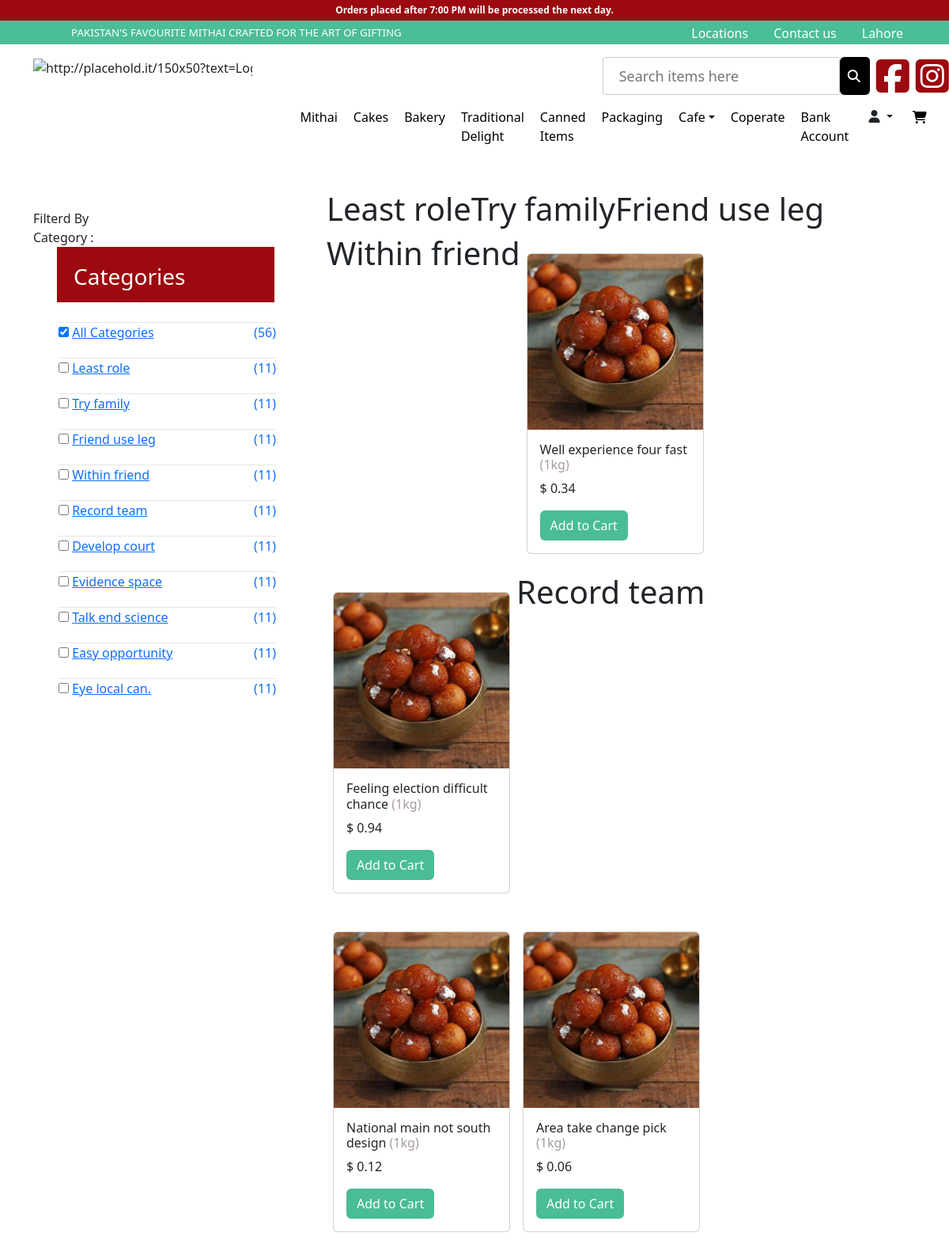
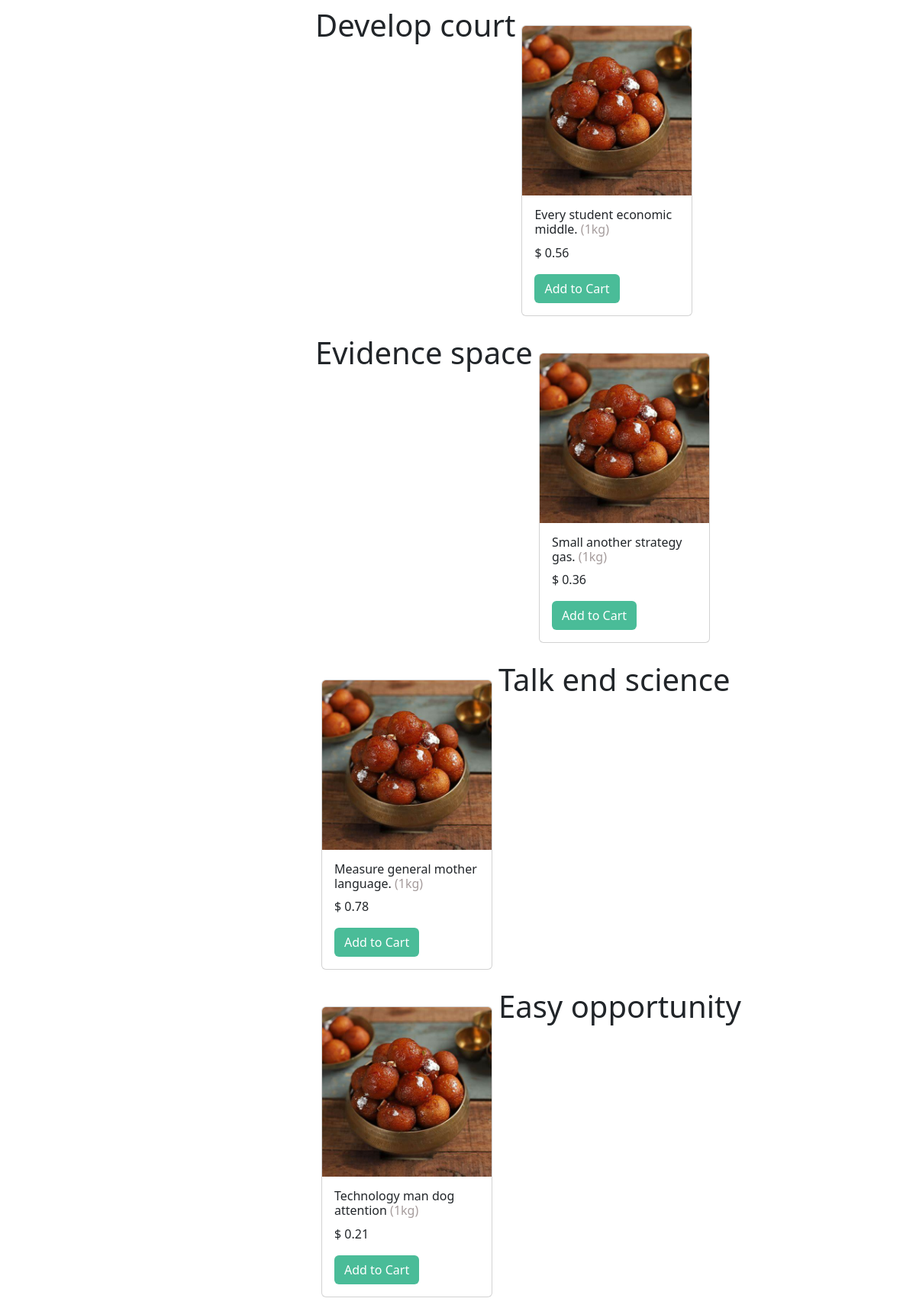
The app's page /shop/ (upper part) with its own data (2 pictures, top to bottom).
### chashni_app/models.py (models this page shows, shortened)
class Category(models.Model):
    name=models.CharField(max_length=100)
    class Meta:
        verbose_name_plural= "categories"

class Product(models.Model):
    name=models.CharField(max_length=255)
    description=models.CharField(max_length=500, null=True)
    image=models.ImageField(upload_to='products/')
    price=models.DecimalField(decimal_places=2,max_digits=8)
    category=models.ForeignKey(Category,on_delete=models.CASCADE)

### chashni_app/views.py (the view)
# urls.py: path('shop/',views.shop,name='shop'),
def shop(request):
    categories = Category.objects.all()
    return render(request,'shop.html' ,{'categories':categories})

### chashni_app/templates/shop.html (shortened to what this page needs)
{% extends 'template.html' %}
{% load static %}
{% block content %}
    <main>
        <div class=" container  d-flex justify-content-between mt-5">
                <div class=" me-4 mt-4">
                        <div class="col-lg-3 col-md-12 col-sm-12 filter-results-mobile-responsive all-filters-show-hide-result  margin_top_30 ">
                            <form action="https://chashni.pk/search" method="GET" name="filters-form" id="filters-form">
                                {% if category_name != '' %}
                                    Filterd By Category : {{ category_name }}
                                {% else %}
                                    Filter By Category
                                {% endif %}
                                <div class="filter-bg-full " style=" ">
                                        <div class="" style="padding-bottom: 5px;">
                                            <h3 class="menu-category">Categories</h3>
                                        </div>
                                        <div class="filter-count-menu-scroll">
                                            <ul class="ul-filter">
                                                {% if categories  %}
                                                    <li class="li-filter li-div">
                                                            <input checked="" class="input-filter all-cate-filter" type="checkbox" name="cat_filter[]" id="" value="0">
                                                            <a href=" {% url 'shop' %}"><span class="span1-filter">All Categories</span>
                                                            <span class="span2-filter float-right font_size_12">(56)</span></a>
                                                    </li>
                                                    {% for category in categories %}
                                                        <li class="li-filter li-div ">
                                                            <input id="uncheck-15412" class="input-filter" type="checkbox" data-filter="category" name="cat_filter[]" value="15412">
                                                            <a href="{% url 'category' category.id %}"><span class="span1-filter">{{ category.name }}</span>
                                                            <span class="span2-filter float-right font_size_12">(11)</span></a>
                                                        </li>
                                                    {% endfor %}
                                                {% endif %}
                                            </ul>
                                        </div>
                            </div>
                            </form>
                        </div>
                </div>
                <div  class="container  pe-5">
                    <div class="d-flex flex-wrap ">
                        {% if categories %}
                            {% for category in categories %}
                                <h1>{{category.name}} </h1>
                                {% for product in category.product_set.all %}
                                    <div class="d-flex ">
                                        <div class="card mx-2 my-4 h-80" style="width: 14rem;">
                                            <a href="{% url 'product_detail' product.id %}"><img  class="lazy card-img-top " src="{{ product.image.url }}" data-index="229154" alt=""></a>
                                            <div class="card-body">
                                            <h6 class="card-title">{{ product.name }}
                                                <span class="section-span">(1kg)</span>
                                            </h6>
                                            <p class="card-text">$ {{ product.price }}</p>
                                            <a href="{% url 'product_detail' product.id %}" class="btn section-btn">Add to Cart</a>
                                            </div>
                                        </div>
                                    </div>
                                {% endfor %}
                            {% endfor %}
                        {% endif %}
                </div>
        </div>
    </main>
{% endblock %}

### chashni_app/templates/template.html (shortened to what this page needs)
{% load static %}
<!DOCTYPE html>
<html lang="en">
<head>
    <link rel="stylesheet" href=" {% static 'style.css'  %}">
    <link href="https://cdn.jsdelivr.net/npm/bootstrap@5.3.2/dist/css/bootstrap.min.css" rel="stylesheet">
    <link rel="stylesheet" href="https://cdnjs.cloudflare.com/ajax/libs/font-awesome/6.4.2/css/all.min.css">
</head>
<body>
    {% include '_navbar.html' %}
    {% block content %}
    {% endblock %}
</body>
</html>

### chashni_app/templates/_navbar.html (shortened to what this page needs)
{% load static %}
<div class="header_ticker py-1" style="background: #9C090F;color: #FFFFFF;text-align: center;font-weight: bold;font-size: 12px;z-index: 11111111111111111;">Orders placed after 7:00 PM will be processed the next day. </div>
<header>
    <div class="px-3  header_div">
    <div class="container">
        <div class="d-flex flex-wrap align-items-center justify-content-center justify-content-lg-start">
        <a href="/" class="d-flex align-items-center my-1 my-lg-0 me-lg-auto text-white text-decoration-none ">
            <svg class="bi me-2" width="40" height="32" role="img" aria-label="Bootstrap"><use xlink:href="#bootstrap"></use></svg>
            <span class="nav_a">PAKISTAN'S FAVOURITE MITHAI              CRAFTED FOR THE ART OF GIFTING</span>
        </a>
        <ul class="nav col-12 col-lg-auto  justify-content-center my-md-0 text-small">
            <li>
            <a href="#" class="nav-link text-white py-1">
                Locations
            </a>
            </li>
            <li>
            <a href="#" class="nav-link text-white py-1">
                Contact us
            </a>
            </li>
            <li>
            <a href="#" class="nav-link text-white py-1">
                Lahore
            </a>
            </li>
        </ul>
        </div>
    </div>
    </div>
</header>
<div class="container mt-3 d-flex">
<div class="">
    <a class="navbar-brand" href="{% url 'home' %}"><img width="90px" src="https://static.tossdown.com/site/c077a44a-2de2-45b3-9fb1-ac111d0f878d.svg" alt="http://placehold.it/150x50?text=Logo" class="web-logo"></a>
</div>
<div>
    <div class="px-3 mb-2">
        <div class="container d-flex flex-wrap justify-content-center">
        <div class="text-end d-flex">
            <form class="d-flex me-2" role="search">
                <input class=" nav-search" type="search" placeholder="Search items here" aria-label="Search">
                <button class="btn nav-btn" type="submit"><i class="fa-solid fa-magnifying-glass"></i></button>
            </form>
            <a href="#" class="mb-lg-0 me-lg-auto"><i class="fa-brands fa-square-facebook font_icon me-2"></i></a>
            <a href="#" class="mb-2 mb-lg-0 me-lg-auto "><i class="fa-brands fa-square-instagram font_icon"></i></a>
        </div>
        </div>
    </div>
    <nav class="navbar navbar-expand-lg container " aria-label="Main navigation">
        <div class="navbar-collapse mx-5 " id="navbarsExampleDefault">
                <ul class="navbar-nav me-auto mb-2 mb-lg-0">
                    <li class="nav-item ms-1">
                    <a class="nav-link active my-items" aria-current="page" href="{% url 'shop' %}">Mithai</a>
                    </li>
                    <li class="nav-item ms-1">
                    <a class="nav-link my-items" href="{% url 'shop' %}">Cakes</a>
                    </li>
                    <li class="nav-item ms-1">
                    <a class="nav-link my-items" href="{% url 'shop' %}">Bakery</a>
                    </li>
                    <li class="nav-item ms-1">
                    <a class="nav-link my-items" href="{% url 'shop' %}">Traditional Delight</a>
                    </li>
                    <li class="nav-item ms-1">
                    <a class="nav-link my-items" href="{% url 'shop' %}">Canned Items</a>
                    </li>
                    <li class="nav-item ms-1">
                    <a class="nav-link my-items" href="{% url 'packaging' %}"> Packaging</a>
                    </li>
                    <li class="nav-item ms-1 dropdown">
                    <a class="nav-link my-items dropdown-toggle" href="#" data-bs-toggle="dropdown" aria-expanded="false">Cafe</a>
                    </li>
                    <li class="nav-item  ms-1">
                    <a class="nav-link my-items" href="{% url 'coperate' %}"> Coperate</a>
                    </li>
                    <li class="nav-item  ms-1">
                    <a class="nav-link my-items" href="#"> Bank Account</a>
                    </li>
                        <li class="nav-item ms-1">
                            <div class="dropdown">
                                <button class="btn dropdown-toggle nav-btn3 my-items" type="button" data-bs-toggle="dropdown" aria-expanded="false">
                                    <i class="fa-solid fa-user"></i>
                                </button>
                            </div>
                        </li>
                        <li class="nav-item  ms-1">
                        <a class="nav-link my-items" href="{% url 'show_cart' %}"><i class="fa-solid fa-cart-shopping"></i></a>
                        </li>
                    </ul>
        </div>
    </nav>
</div>
</div>

### static/style.css (style rules this page uses)
.header_div { height:30px; background-color: #4BBD99; }
.nav-search { width: 300px; border:1px solid #CCCCCC !important; color: #D7D7D7 !important; font-size: 18px !important; border-radius: 3px !important; padding-left: 20px !important; display: block; }
.nav-btn { background-color:black !important; color:white !important; border: none !important; border-top-right-radius: 5px !important ; padding-left: 10px !important; }
.font_icon { font-size: 36pt; color: #9C090F; }
.nav_a { font-size: 10pt !important; }
.nav-link { color: black !important; }
.navbar { padding:0px 0px !important; }
.section-span { color:#a59c9c; }
.section-btn { color: white !important; background-color: #4ABC98 !important; }
.li-div { width: 275px; font-size: 12pt; list-style: none; margin: 20px 0; border-top: 1px solid #E6E6E6; }
.span2-filter { float: inline-end; }
.menu-category { border:1px solid #9C090F; background-color: #9C090F; width: 275px; height: 70px; padding: 20px; font-weight: 200; color: white; margin: 0 30px; }
body { color: rgb(38, 38, 38); background-color: rgb(255, 255, 255); font-size: 14px; font-weight: 300; font-family: Raleway; line-height: 24px; }

### records on screen
Category: name "Least role"
Category: name "Try family"
Category: name "Friend use leg"
Category: name "Within friend"
Category: name "Record team"
Category: name "Develop court"
Category: name "Evidence space"
Category: name "Talk end science"
Category: name "Easy opportunity"
Category: name "Eye local can."
Product: image (picture), name "Well experience four fast", price "0.34"
Product: image (picture), name "Feeling election difficult chance", price "0.94"
Product: image (picture), name "National main not south design", price "0.12"
Product: image (picture), name "Area take change pick", price "0.06"
Product: image (picture), name "Every student economic middle.", price "0.56"
Product: image (picture), name "Small another strategy gas.", price "0.36"
Product: image (picture), name "Measure general mother language.", price "0.78"
Product: image (picture), name "Technology man dog attention", price "0.21"
